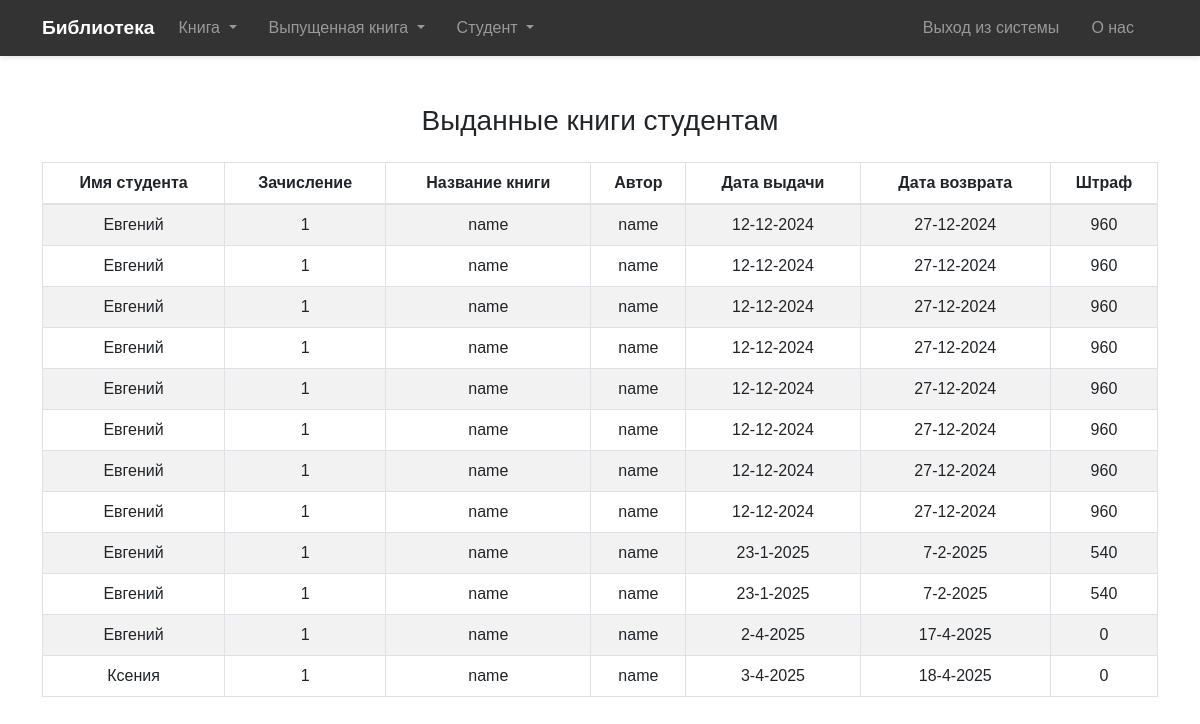
The page /viewissuedbook (signed in) on the database its author committed.
### library/models.py (models this page shows, shortened)
class Book(models.Model):
    catchoice= [
        ('education', 'Education'),
        ('entertainment', 'Entertainment'),
        ('comics', 'Comics'),
        ('biography', 'Biographie'),
        ('history', 'History'),
        ('roman', 'Roman'),
        ]
    name=models.CharField(max_length=30)
    isbn=models.PositiveIntegerField()
    author=models.CharField(max_length=40)
    category=models.CharField(max_length=30,choices=catchoice,default='education')
    class Meta:
        verbose_name = 'Книга'
        verbose_name_plural = 'Книги'

### library/views.py (the view)
# urls.py: path('viewissuedbook', views.viewissuedbook_view),
@login_required(login_url='adminlogin')
@user_passes_test(is_admin)
def viewissuedbook_view(request):
    issuedbooks=models.IssuedBook.objects.all()
    li=[]
    for ib in issuedbooks:
        issdate=str(ib.issuedate.day)+'-'+str(ib.issuedate.month)+'-'+str(ib.issuedate.year)
        expdate=str(ib.expirydate.day)+'-'+str(ib.expirydate.month)+'-'+str(ib.expirydate.year)
        days=(date.today()-ib.issuedate)
        print(date.today())
        d=days.days
        fine=0
        if d>15:
            day=d-15
            fine=day*10
        student = ib.enrollment
        book = ib.isbn
        t = (student.get_name, student.enrollment, book.name, book.author, issdate, expdate, fine)
        li.append(t)
    return render(request,'library/viewissuedbook.html',{'li':li})

### library/models.py (called while the page is built)
    @property
    def get_name(self):
        return self.user.first_name

### library/views.py (called while the page is built)
def is_admin(user):
    return user.groups.filter(name='ADMIN').exists()

### templates/library/viewissuedbook.html (shortened to what this page needs)
{% load static %}
<!DOCTYPE html>
<html lang="ru">
<head>
    <link rel="stylesheet" href="https://stackpath.bootstrapcdn.com/bootstrap/4.3.1/css/bootstrap.min.css">
    <link rel="stylesheet" href="https://cdnjs.cloudflare.com/ajax/libs/animate.css/4.1.1/animate.min.css"/>
</head>
<body>
    {% include "library/navbaradmin.html" %}
    <div class="container mt-5">
        <h3 class="text-center mb-4 animate__animated animate__fadeInUp">Выданные книги студентам</h3>
        {% if li %}
            <table class="table table-bordered table-striped animate__animated animate__fadeInUp">
                <thead>
                    <tr>
                        <th>Имя студента</th>
                        <th>Зачисление</th>
                        <th>Название книги</th>
                        <th>Автор</th>
                        <th>Дата выдачи</th>
                        <th>Дата возврата</th>
                        <th>Штраф</th>
                    </tr>
                </thead>
                <tbody>
                    {% for t in li %}
                        <tr>
                            <td>{{ t.0 }}</td>
                            <td>{{ t.1 }}</td>
                            <td>{{ t.2 }}</td>
                            <td>{{ t.3 }}</td>
                            <td>{{ t.4 }}</td>
                            <td>{{ t.5 }}</td>
                            <td>{{ t.6 }}</td>
                        </tr>
                    {% endfor %}
                </tbody>
            </table>
        {% else %}
            <div class="alert alert-info text-center animate__animated animate__fadeInUp">Нет выданных книг.</div>
        {% endif %}
    </div>
</body>
</html>

### templates/library/viewissuedbook.html (style rules this page uses)
body { font-family: 'Playfair Display', serif; background-color: #f8f9fa; }
.table { border-collapse: collapse; width: 100%; margin-bottom: 2rem; }
.table th, .table td { border: 1px solid #dee2e6; padding: 0.75rem; text-align: center; vertical-align: middle; }
.table th { background-color: #337ab7; color: white; font-weight: bold; }
.table-striped tbody tr:nth-of-type(odd) { background-color: #f2f2f2; }
.animate__animated.animate__fadeInUp { animation: fadeInUp 1s ease; }

### templates/library/navbaradmin.html (style rules this page uses)
body { font-family: 'Arial', sans-serif; }

### rows shown on the page
Book: name "name" "name", author "name" "name"
Book: name "name" "name" "name" "name" "name" "name" "name", author "name" "name" "name" "name" "name" "name" "name"
Book: name "name", author "name"
Book: name "name", author "name"
Book: name "name", author "name"

### other values the page prints
{{ t.0 }} "Евгений" "Евгений" "Евгений" "Евгений" "Евгений" "Евгений" "Евгений" "Евгений" "Евгений" "Евгений" "Евгений" "Ксения"
{{ t.1 }} "1" "1" "1" "1" "1" "1" "1" "1" "1" "1" "1" "1"
{{ t.4 }} "12-12-2024" "12-12-2024" "12-12-2024" "12-12-2024" "12-12-2024" "12-12-2024" "12-12-2024" "12-12-2024" "23-1-2025" "23-1-2025" "2-4-2025" "3-4-2025"
{{ t.5 }} "27-12-2024" "27-12-2024" "27-12-2024" "27-12-2024" "27-12-2024" "27-12-2024" "27-12-2024" "27-12-2024" "7-2-2025" "7-2-2025" "17-4-2025" "18-4-2025"
{{ t.6 }} "960" "960" "960" "960" "960" "960" "960" "960" "540" "540" "0" "0"
